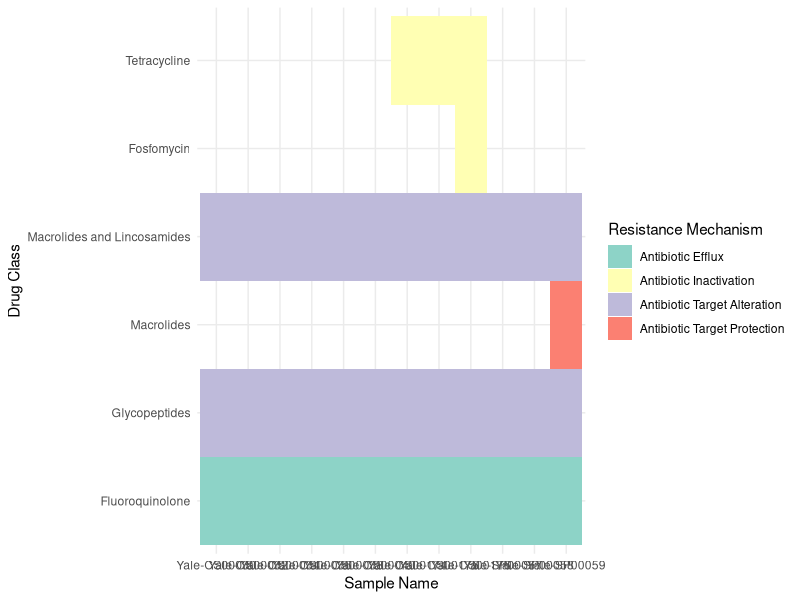

Write R code to recreate this figure.
rm(list = ls())

library("tidyverse")
library(RColorBrewer)
library(patchwork)
library(ggtext)

# read in csv
amr <- read.csv("combined_amr_results_diffsamples.csv") 

# pick reps to visualize
reps <- c("Yale-CS00030", "Yale-CS00032", "Yale-CS00034", "Yale-CS00036", "Yale-CS00038",
          "Yale-CS00040", "Yale-CS00174", "Yale-CS00175", "Yale-CS00176", "Yale-SP00057",
          "Yale-SP00058", "Yale-SP00059")

# rename drug classes 
new_drug_class_names <- c(
  "tetracycline antibiotic" = "Tetracycline", 
  "phosphonic acid antibiotic" = "Fosfomycin", 
  "macrolide antibiotic; lincosamide antibiotic" = "Macrolides and Lincosamides",
  "macrolide antibiotic; fluoroquinolone antibiotic; aminoglycoside antibiotic; cephalosporin" = "Aminoglycosides",
  "glycopeptide antibiotic" = "Glycopeptides", 
  "macrolide antibiotic" = "Macrolides",
  "fluoroquinolone antibiotic" = "Fluoroquinolone", 
  "cephalosporin; penam; peptide antibiotic" = "Cephalosporins and Penams",
  "carbapenem" = "Carbapenems"
)

# plot
amr_plot <- amr %>%
  slice(-23) %>%
  filter(sample_name %in% reps) %>%
  drop_na(resistance_mechanism) %>%
  ggplot(aes(sample_name, drug_class, fill = resistance_mechanism)) + 
  geom_tile() + 
  scale_fill_brewer(palette = "Set3", 
                    name = "Resistance Mechanism",
                    labels = c("Antibiotic Efflux", "Antibiotic Inactivation", 
                               "Antibiotic Target Alteration", "Antibiotic Target Protection")) + 
  scale_y_discrete(labels = new_drug_class_names) + 
  labs(x = "Sample Name", y = "Drug Class") +
  theme_minimal()

amr_plot

ggsave("bacseq_spneumo_czid_amr.png",width=350,height=300,units="mm", bg = "white")




